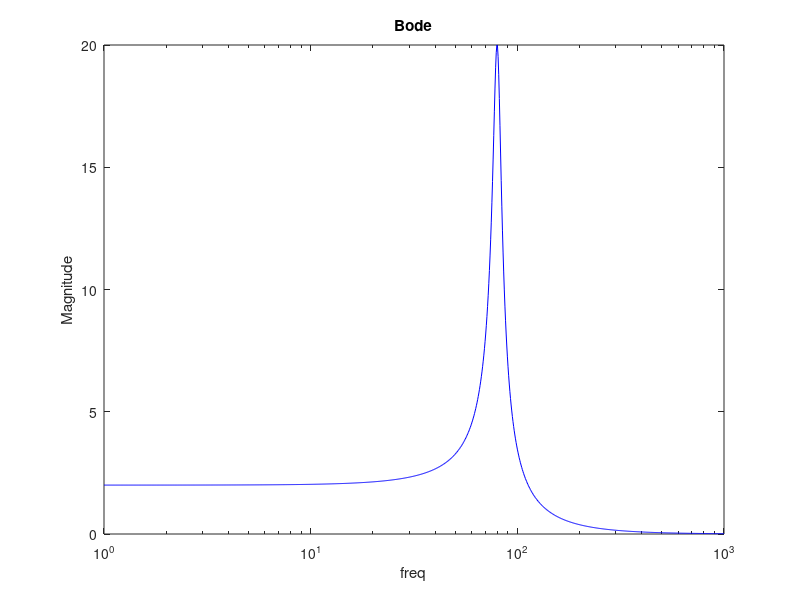
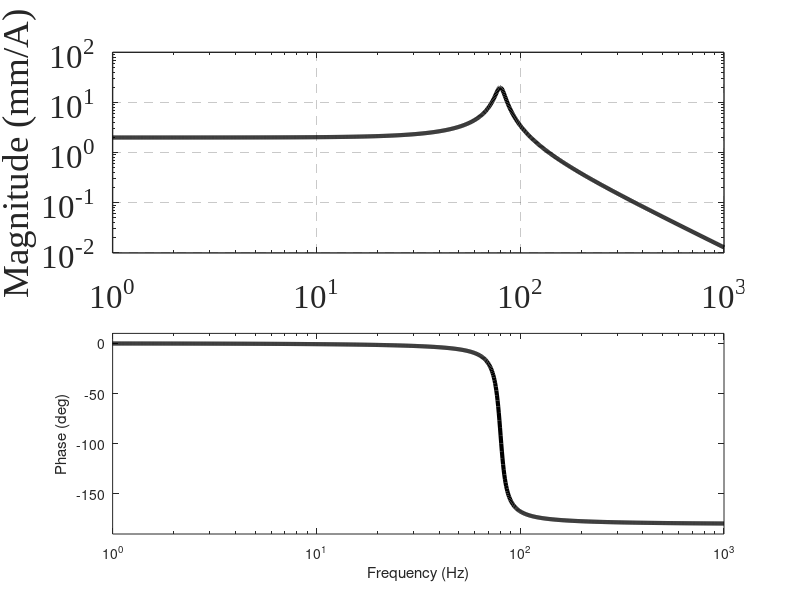

The MATLAB source for these figures, in order: (Note: this script raises an error after producing the figures.)
% 이름   : frequency_response_example
% 용도   : plot-style frequency-response 케이스 — before/after 비교 예제 (FRF, 물리 단위 mag)
% 작성자 : REM2 / 2026
% 사용법 : MATLAB에서 직접 실행 (외부 데이터 불필요). image_fig/에 PNG 저장
% 의존성 : 없음 (기본 MATLAB, Control System Toolbox 불필요)

%% 합성 데이터 — 2차 시스템 주파수응답 (변위/전류, mm/A)
clear; clc;
fn   = 80;                                  % 고유진동수 (Hz)
wn   = 2*pi*fn;                             % (rad/s)
zeta = 0.05;                                % 저감쇠 → 공진 피크
Kdc  = 2.0;                                 % DC 게인 (mm/A)
f    = logspace(0, 3, 1000);               % 주파수 (Hz), 1 ~ 1000
w    = 2*pi*f;
H    = Kdc * wn^2 ./ (wn^2 - w.^2 + 1i*2*zeta*wn.*w);   % FRF (mm/A)
mag  = abs(H);                              % 크기 (mm/A) — 물리 단위
phase = unwrap(angle(H)) * 180/pi;         % 위상 (deg), unwrap 후 변환

%% 출력 폴더
thisDir = fileparts(mfilename('fullpath'));
outDir  = fullfile(thisDir, 'image_fig');
if ~exist(outDir, 'dir'); mkdir(outDir); end

%% ── BEFORE — 흔한 문제: 단일 패널, mag에 semilogx(물리단위인데 로그-로그 아님), bare 'Magnitude', 얇은 선, 위상 없음, grid 없음
figBefore = figure('Name', 'frequency-response BEFORE');
semilogx(f, mag, 'b');                      % 물리 단위인데 semilogx + 얇은 선
xlabel('freq');                             % 단위 없음
ylabel('Magnitude');                        % 물리 단위 없음
title('Bode');
exportgraphics(figBefore, fullfile(outDir, 'frequency_response_before.png'), 'Resolution', 300);

%% ── AFTER — plot-style Common + frequency-response 케이스 적용
fontSize  = 24;  fontName = 'Times New Roman';  lineWidth = 3.0;
axLineWidth = 1.0;                              % 축 박스·그리드 선 두께
gridStyle = '--';  gridAlpha = 0.25;
colorOrder = [0 0 0; 1 0 0; 0 0 1];

figAfter = figure('Name', 'frequency-response AFTER', 'Color', 'w', ...
                  'Units', 'pixels', 'Position', [100 100 900 760]);
axMag   = subplot(2, 1, 1, 'Parent', figAfter);
axPhase = subplot(2, 1, 2, 'Parent', figAfter);

% 크기: 물리 단위 → loglog (로그 스케일 먼저 그린 뒤 hold)
loglog(axMag, f, mag, 'LineStyle', '-', 'Color', colorOrder(1,:), 'LineWidth', lineWidth);
ylabel(axMag, 'Magnitude (mm/A)');          % 출력/입력 물리 단위 명시
xlim(axMag, [f(1), f(end)]);
ylim(axMag, [1e-2, 1e2]);                   % 데이터(약 0.013~20) 포함, decade tick

% 위상: 항상 semilogx
semilogx(axPhase, f, phase, 'LineStyle', '-', 'Color', colorOrder(1,:), 'LineWidth', lineWidth);
ylabel(axPhase, 'Phase (deg)');
xlabel(axPhase, 'Frequency (Hz)');          % 아래 패널만 x라벨
xlim(axPhase, [f(1), f(end)]);
ylim(axPhase, [-190, 10]);

% per-axes styling 적용 (두 패널 모두)
for ax = [axMag, axPhase]
    set(ax, 'FontSize', fontSize, 'FontName', fontName, 'Box', 'on', 'LineWidth', axLineWidth, ...
            'XGrid', 'on', 'YGrid', 'on', 'GridLineStyle', gridStyle, 'GridAlpha', gridAlpha, ...
            'GridLineWidth', axLineWidth);      % GridLineWidth: R2023a+
    pbaspect(ax, [2 1 1]);                  % 종횡비 명시 (Common 기본; freq 모듈은 미지정)
end
% 범례: 모든 axes에 존재 (단일 시리즈라도 두 패널 모두)
legend(axMag,   {'FRF'}, 'Location', 'northeast', 'FontSize', fontSize, 'FontName', fontName);
legend(axPhase, {'FRF'}, 'Location', 'northeast', 'FontSize', fontSize, 'FontName', fontName);
linkaxes([axMag, axPhase], 'x');
exportgraphics(figAfter, fullfile(outDir, 'frequency_response_after.png'), 'Resolution', 300);

disp('frequency_response_example: before/after PNG 저장 완료 → image_fig/');
